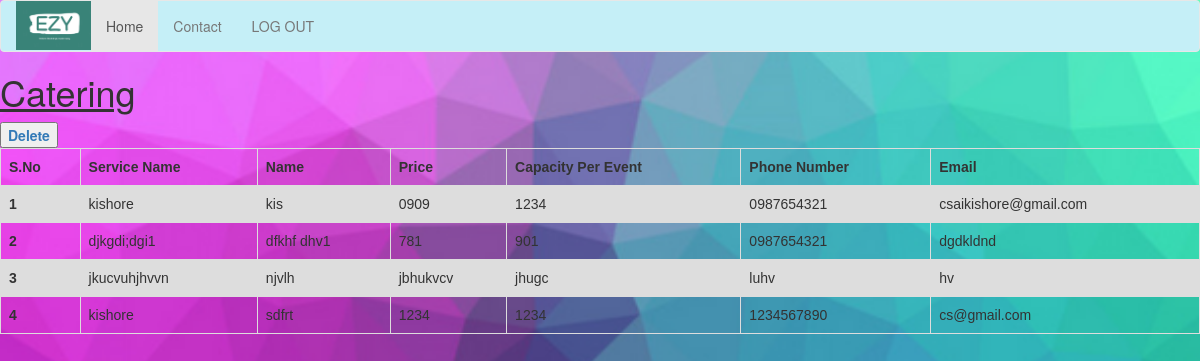
Page /dh1/ (signed in) on the committed database.
### sdp/models.py (models this page shows, shortened)
class cat(models.Model):
    username=models.CharField(max_length=200)
    sname = models.CharField(max_length=200)
    name = models.CharField(max_length=200)
    pph = models.CharField(max_length=200)
    capacity=models.CharField(max_length=200)
    mobile = models.CharField(max_length=200)
    email = models.CharField(max_length=200)

### sdp/views.py (the view)
# urls.py: path('dh1/', views.dh1, name='dh1'),
def dh1(request):
    if request.user.is_authenticated:
        username = request.user.username
        ev=cat.objects.filter(username=username)
        c={'v':ev}
        return render(request, 'dhist1.html', c)
    return redirect('/')

### templates/dhist1.html (shortened to what this page needs)
{% extends 'index2.html' %}
{% block body %}
<div>
<head>
</head>
  <body background="/static/images/log.png"  style="background-size:cover;" >
<div>
  <div align="left">
<h1><u>Catering</u></h1>
    <a href="http://127.0.0.1:8000/catdel/"><button type="Delete" ><b>Delete</b></button></a>
  </div>
<table id="catering" border="1" cellspacing="0">
  <tr>
      <th>S.No</th>
    <th>Service Name</th>
    <th>Name</th>
       <th>Price</th>
      <th>Capacity Per Event</th>
      <th>Phone Number</th>
      <th>Email</th>
  </tr>
  <body>
  {% for i in v %}
  <tr>
    <th scope="row">{{forloop.counter}}</th>
      <td>{{i.sname}}</td>
      <td>{{i.name}}</td>
      <td>{{i.pph}}</td>
      <td>{{i.capacity}}</td>
      <td>{{i.mobile}}</td>
      <td>{{i.email}}</td>
  </tr>
  {% endfor %}
</body>
</table>
<body>
 </div>
</div>
</body>
</html>
{% endblock %}

### templates/dhist1.html (style rules this page uses)
table { font-family: arial, sans-serif; border-collapse: collapse; width: 100%; }
td, th { border: 1px solid #dddddd; text-align: left; padding: 8px; }
tr:nth-child(even) { background-color: #dddddd; }

### rows in the picture
cat: sname "kishore", name "kis", pph "0909", capacity "1234", mobile "0987654321", email "csaikishore@gmail.com"
cat: sname "djkgdi;dgi1", name "dfkhf dhv1", pph "781", capacity "901", mobile "0987654321", email "dgdkldnd"
cat: sname "jkucvuhjhvvn", name "njvlh", pph "jbhukvcv", capacity "jhugc", mobile "luhv", email "hv"
cat: sname "kishore", name "sdfrt", pph "1234", capacity "1234", mobile "1234567890", email "cs@gmail.com"
